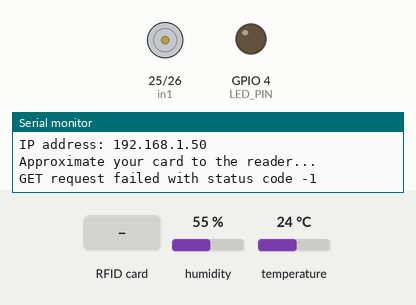
Simulated run of this sketch. Board: ESP32. Parts: motor-driver pin pairs drawn as motors (green arrow = first pin HIGH = forward, orange = second pin HIGH = backward, longer = more drive, scaled by the enable pin), output pins drawn as LEDs (lit = HIGH), the last lines printed to the serial monitor. The test bench sets the inputs (shaded band); at power-on: humidity 55 %, temperature 24 °C. WiFi joins after 1.5 s; servers stay silent unless stated; uploads are accepted with an empty reply; pins used as bus, display or sensor lines are not drawn.

Above: at 3.2 s.
3.3 s: RFID card 5E 7A 19 C4 held to the reader
At 5.62 s:
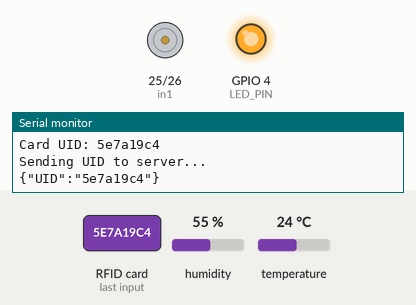
Timing chart, 0 to 7.2 s (numbered marks = the images above; inputs shaded):
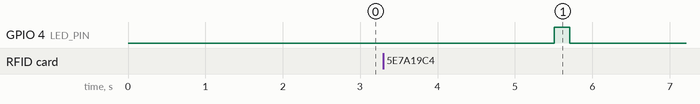

Measured:
- after the input at 3.3 s, GPIO 4 (LED_PIN): LOW → HIGH after 2.2 s, → LOW 0.20 s later

The sketch:

esp32.ino
```cpp
#include <WiFi.h>
#include <HTTPClient.h>
#include <ArduinoJson.h>
#include <ESPAsyncWebServer.h>
#include <DHT.h>
#include <SPI.h>
#include <MFRC522.h>
#define enA 27
#define in2 26
#define in1 25
#define RST_PIN 22 // Configurable, see typical pin layout above
#define SS_PIN 21  // Configurable, see typical pin layout above
#define LED_PIN 4  // Define LED pin

MFRC522 mfrc522(SS_PIN, RST_PIN); // Create MFRC522 instance

DHT dht(14, DHT11);

int powerPin = 13;
int kipasSpeed = 0;

const char *ssid = "afik uitm";
const char *password = "afikjasin";

AsyncWebServer server(80);
char data[50]; // Use char array instead of String

void setup()
{
    pinMode(enA, OUTPUT);
    pinMode(in2, OUTPUT);
    pinMode(in1, OUTPUT);
    pinMode(13, OUTPUT);
    pinMode(powerPin, OUTPUT);
    pinMode(LED_PIN, OUTPUT); // Initialize the LED pin as an output

    digitalWrite(powerPin, LOW);
    digitalWrite(LED_PIN, LOW); // Ensure LED is off initially

    Serial.begin(9600);
    WiFi.begin(ssid, password);

    while (WiFi.status() != WL_CONNECTED)
    {
        delay(1000);
        Serial.println("Connecting to WiFi...");
    }

    Serial.println("Connected to WiFi");
    Serial.print("IP address: ");
    Serial.println(WiFi.localIP());

    dht.begin();
    server.begin();
    SPI.begin();        // Init SPI bus
    mfrc522.PCD_Init(); // Init MFRC522
    Serial.println("Approximate your card to the reader...");
    Serial.println();
}

void loop()
{
    bool cardPresent = mfrc522.PICC_IsNewCardPresent() && mfrc522.PICC_ReadCardSerial();

    if (cardPresent)
    {
        digitalWrite(LED_PIN, HIGH); // Turn on the LED when a card is detected

        // Capture UID in a single variable
        String uidStr = "";
        for (byte i = 0; i < mfrc522.uid.size; i++)
        {
            uidStr += String(mfrc522.uid.uidByte[i] < 0x10 ? "0" : "") + String(mfrc522.uid.uidByte[i], HEX);
        }

        // Print the UID
        Serial.print("Card UID: ");
        Serial.println(uidStr);

        if (WiFi.status() == WL_CONNECTED)
        {
            HTTPClient httpPost;
            DynamicJsonDocument doc(1024);
            String requestBody;
            int httpCodePost;

            // Send POST request for UID
            httpPost.begin("https://6686845a378d14d5f751996d--testiotapi.netlify.app/.netlify/functions/api/postUID");
            httpPost.addHeader("Content-Type", "application/json");

            doc.clear(); // Clear previous data
            doc["UID"] = uidStr;
            serializeJson(doc, requestBody);
            Serial.println("Sending UID to server...");
            Serial.println(requestBody); // Print the request body to debug

            httpCodePost = httpPost.POST(requestBody); // Send the POST request
            Serial.print("Status code for UID POST: ");
            Serial.println(httpCodePost); // Print the status code to debug

            if (httpCodePost > 0)
            {
                String payloadPost = httpPost.getString();
                Serial.println(payloadPost);
            }
            else
            {
                Serial.print("POST request for UID failed with status code ");
                Serial.println(httpCodePost);
            }

            httpPost.end(); // End the POST request for UID
        }

        digitalWrite(LED_PIN, LOW); // Turn off the LED after processing the card
    }

    // Tasks to execute regardless of card presence
    digitalWrite(powerPin, HIGH);
    float kelembaban = dht.readHumidity();
    float suhu = dht.readTemperature();

    if (WiFi.status() == WL_CONNECTED)
    {
        HTTPClient httpPost;
        DynamicJsonDocument doc(1024);
        String requestBody;
        int httpCodePost;

        // Send POST request for temperature and humidity
        httpPost.begin("https://6686845a378d14d5f751996d--testiotapi.netlify.app/.netlify/functions/api/postSuhu");
        httpPost.addHeader("Content-Type", "application/json");

        doc.clear(); // Clear previous data
        doc["suhu"] = suhu;
        doc["kelembapan"] = kelembaban;
        serializeJson(doc, requestBody);

        httpCodePost = httpPost.POST(requestBody); // Send the POST request

        if (httpCodePost > 0)
        {
            String payloadPost = httpPost.getString();
            Serial.println(payloadPost);
        }
        else
        {
            Serial.print("POST request for temperature and humidity failed with status code ");
            Serial.println(httpCodePost);
        }

        httpPost.end(); // End the POST request for temperature and humidity
    }

    // Send GET request for fan speed
    HTTPClient httpGet;
    httpGet.begin("https://6686845a378d14d5f751996d--testiotapi.netlify.app/.netlify/functions/api/getKipas");
    int httpCodeGet = httpGet.GET();

    if (httpCodeGet > 0)
    {
        String payloadGet = httpGet.getString();

        DynamicJsonDocument docGet(1024);
        deserializeJson(docGet, payloadGet);
        kipasSpeed = docGet["kelajuan"]; // Assuming 'kelajuan' is the correct key for fan speed
    }
    else
    {
        Serial.print("GET request failed with status code ");
        Serial.println(httpCodeGet);
    }

    httpGet.end();

    analogWrite(enA, kipasSpeed); // Send PWM signal to fan
    // Set fan to operate in a certain direction
    digitalWrite(in2, LOW);
    digitalWrite(in1, HIGH);
    delay(3000); // Delay for a moment before the next loop iteration
}
```
